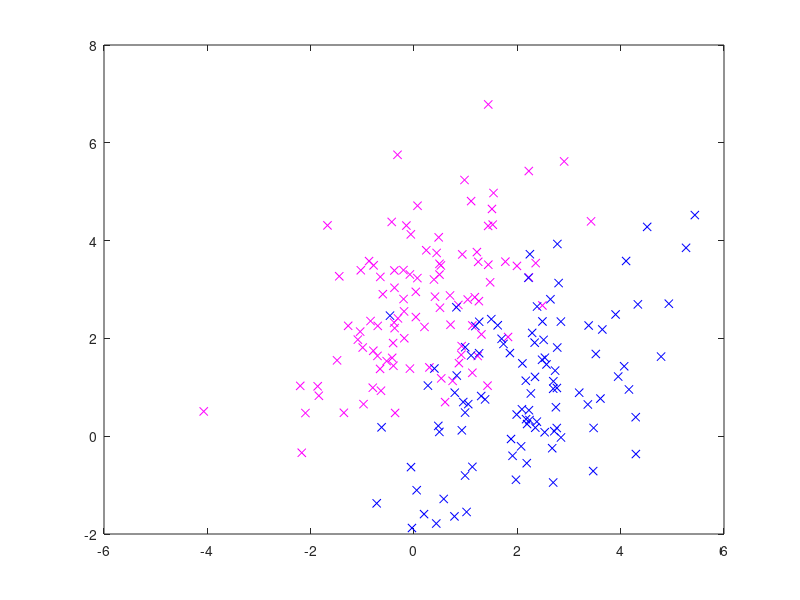

Write the MATLAB code that produced this figure.
C=[2 1;1 2];
X=randn(100,2);
m1 = [0 2];
X1 = X + kron(ones(100,1),m1);
A=chol(C);
Y=X1*A;
plot(Y(:,1),Y(:,2),'mx');
hold on;

C=[2 1;1 2];
X=randn(100,2);
m1 = [1.5 0];
X1 = X + kron(ones(100,1),m1);
A=chol(C);
Y=X1*A;
plot(Y(:,1),Y(:,2),'bx');